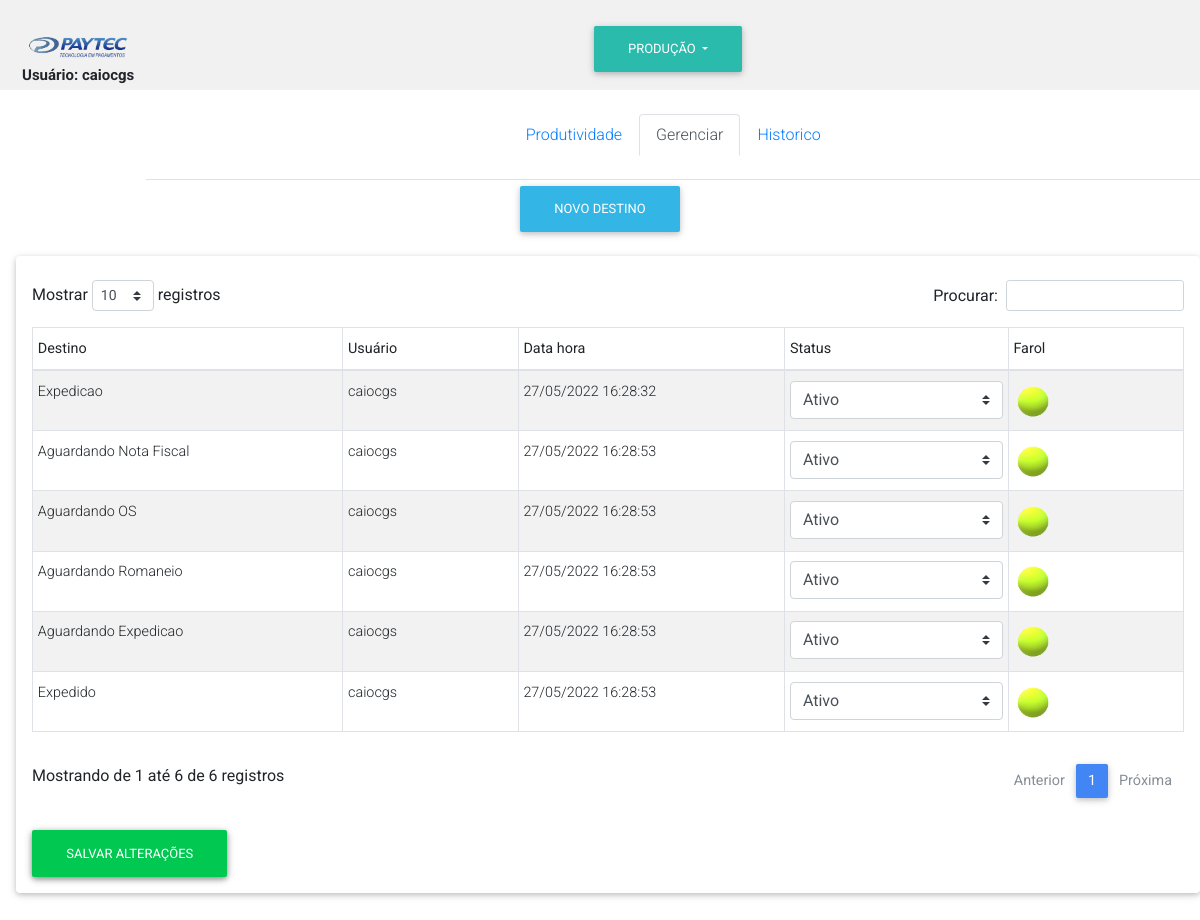
/gerenciar.php (signed in), run on the app's committed database.
### tables this page shows
CREATE TABLE `pcp_destino` (
  `id` int(11) NOT NULL AUTO_INCREMENT,
  `destino` varchar(50) NOT NULL,
  `status` int(11) NOT NULL,
  `usuario` varchar(50) NOT NULL,
  `data_hora` datetime NOT NULL,
  PRIMARY KEY (`id`) USING BTREE
);

### gerenciar.php (the view, shortened to what this page needs)
<?php
include('header_novo.php');
include('Header_CSS_JS.php');
?>
<form action="salvar_destino.php" method="POST">
<ul class="nav nav-tabs justify-content-center lighten-4 py-4">
        <li class="nav-item">
            <a class="nav-link " href="destino.php">Produtividade</a>
        </li>
        <li class="nav-item">
            <a class="nav-link active " href="gerenciar.php">Gerenciar</a>
        </li>
        <li class="nav-item">
            <a class="nav-link " href="historico.php">Historico</a>
        </li>
    </ul>
<div class="text-center">
  <a href="" type="submit" class="btn btn-info btn-rounded mb-4" data-toggle="modal" data-target="#modalLoginForm">Novo destino</a>
</div>
</form>
        <form id="add_form" action="alterar_destino.php" class="card ml-3 p-3" enctype="multipart/form-data" method="POST">
            <table id="dtBasicExample" class="table table-striped table-bordered table-sm" cellspacing="0" width="100%">
                <thead>
                    <tr>
                        <th class="th-sm">Destino
                        </th>
                        <th class="th-sm">Usuário
                        </th>
                        <th class="th-sm">Data hora
                        </th>
                        <th class="th-sm">Status
                        </th>
                        <th class="th-sm">Farol
                        </th>
                    </tr>
                </thead>
                <tbody>
                    <?php
                    $result_usuarios = ("SELECT * FROM `pcp_destino`");
                    $recebidos = mysqli_query($conexao, $result_usuarios);
                    $index = 0;
                    while ($row_usuario = mysqli_fetch_assoc($recebidos)) {
                        if ($row_usuario['status'] == 1) {
                            $status = "Ativo";
                        } else {
                            $status = "Desativado";
                        }
                    ?>
                        <tr>
                            <td>
                                <?php echo $row_usuario['destino']?>
                            </td>
                            <td>
                                <?php echo $row_usuario['usuario']?>
                            </td>
                            <td>
                                 <?php echo date('d/m/Y H:i:s', strtotime($row_usuario['data_hora'])) ?>
                                 </td>
                            <td>
                                <select id="inputState" class="browser-default custom-select" name="pecadetalhe[<?= $index ?>][status]" class="col-md-12 p-0" data-live-search="true">
                                    <option selected disabled><?php echo $status ?></option>
                                </select>
                            </td>
                            <td>
                                <?php if ($row_usuario['status'] <= 0) {
                                ?> <a class="logo"><img src="/images-on-off/off.png" height="40" width="40" /> </a> <?php
                                                                                                        } else {
                                                                                                            ?> <a class="logo"><img src="/images-on-off/on.png" height="40" width="40" /> </a>
                                <?php } ?>
                            </td>
                        </tr>
                    <?php
                        $index++;
                    }
                    ?>
                </tbody>
            </table>
            <div class="container-fluid">
                    <div class="row">
                        <div class="card card-info">
                            <tr>
                                <td>
                                    <button type="submit" class="btn btn-block btn-success">Salvar Alterações</button>
                                </td>
                            </tr>
                        </div>
                    </div>
                </div>
        </form>
    </head>
</html>

### header_novo.php (shortened to what this page needs)
<!DOCTYPE html>
<html>
<head>
</head>
<body>
    <div class="header">
        <a class="logo"><img src="./images-on-off/paytec_3.jpeg" height="30" width="100"> <br>
            <br>
            Usuário: <?php echo $_SESSION['usuario']; ?> </a>
        <div class="a">
            <div class="dropdown">
                <button class="btn btn-default dropdown-toggle" type="button" id="dropdownMenuButton" data-toggle="dropdown" aria-haspopup="true" aria-expanded="false">
                    Produção
                </button>
            </div>
        </div>
    </div>

### Header_CSS_JS.php (shortened to what this page needs)
<link rel="stylesheet" href="https://use.fontawesome.com/releases/v5.11.2/css/all.css">
<link rel="stylesheet" href="boostrap/css/bootstrap.min.css">
<link type="stylesheet" src="css/compiled-4.19.1.min.css">
<link rel="stylesheet" href="boostrap/css/mdb.min.css">
<link rel="stylesheet" href="boostrap/css/style.css">
<link href="boostrap/css/addons/datatables.min.css" rel="stylesheet">

### header_novo.php (style rules this page uses)
* { box-sizing: border-box; }
body { margin: 0; font-family: Arial, ; }
.header { background-color: #f1f1f1; padding: 20px 10px; height: 90px; }
.header a { float: left; color: black; text-align: center; padding: 12px; text-decoration: none; font-size: 18px; line-height: 9px; border-radius: 50px; }
.header a.logo { font-size: 15px; font-weight: bold; }
.dropdown { position: relative; display: inline-block; }
div.a { text-align: center; }

### data on the page
pcp_destino: destino "Expedicao", usuario "caiocgs", data_hora "27/05/2022 16:28:32", status "Ativo"
pcp_destino: destino "Aguardando Nota Fiscal", usuario "caiocgs", data_hora "27/05/2022 16:28:53", status "Ativo"
pcp_destino: destino "Aguardando OS", usuario "caiocgs", data_hora "27/05/2022 16:28:53", status "Ativo"
pcp_destino: destino "Aguardando Romaneio", usuario "caiocgs", data_hora "27/05/2022 16:28:53", status "Ativo"
pcp_destino: destino "Aguardando Expedicao", usuario "caiocgs", data_hora "27/05/2022 16:28:53", status "Ativo"
pcp_destino: destino "Expedido", usuario "caiocgs", data_hora "27/05/2022 16:28:53", status "Ativo"

### other printed values
$_SESSION['usuario'] "caiocgs"
